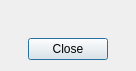
<?xml version="1.0" encoding="UTF-8"?>
<ui version="4.0">
 <class>Dialog</class>
 <widget class="QDialog" name="Dialog">
  <property name="geometry">
   <rect>
    <x>0</x>
    <y>0</y>
    <width>136</width>
    <height>71</height>
   </rect>
  </property>
  <property name="windowTitle">
   <string>Dialog</string>
  </property>
  <layout class="QVBoxLayout" name="verticalLayout">
   <item>
    <widget class="QLabel" name="about">
     <property name="text">
      <string/>
     </property>
     <property name="alignment">
      <set>Qt::AlignCenter</set>
     </property>
    </widget>
   </item>
   <item>
    <widget class="QDialogButtonBox" name="buttons">
     <property name="orientation">
      <enum>Qt::Horizontal</enum>
     </property>
     <property name="standardButtons">
      <set>QDialogButtonBox::Close</set>
     </property>
     <property name="centerButtons">
      <bool>true</bool>
     </property>
    </widget>
   </item>
  </layout>
 </widget>
 <resources/>
 <connections>
  <connection>
   <sender>buttons</sender>
   <signal>accepted()</signal>
   <receiver>Dialog</receiver>
   <slot>accept()</slot>
   <hints>
    <hint type="sourcelabel">
     <x>248</x>
     <y>254</y>
    </hint>
    <hint type="destinationlabel">
     <x>157</x>
     <y>274</y>
    </hint>
   </hints>
  </connection>
  <connection>
   <sender>buttons</sender>
   <signal>rejected()</signal>
   <receiver>Dialog</receiver>
   <slot>reject()</slot>
   <hints>
    <hint type="sourcelabel">
     <x>316</x>
     <y>260</y>
    </hint>
    <hint type="destinationlabel">
     <x>286</x>
     <y>274</y>
    </hint>
   </hints>
  </connection>
 </connections>
</ui>
